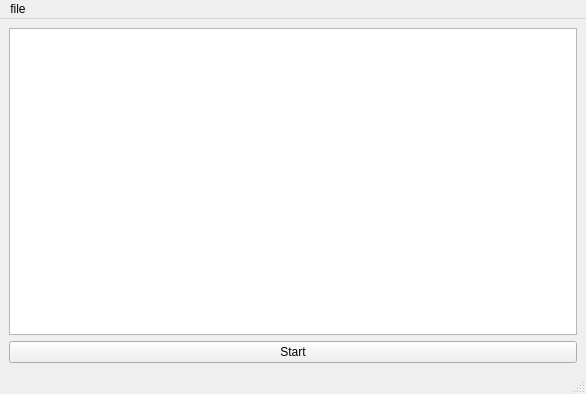
<?xml version="1.0" encoding="UTF-8"?>
<ui version="4.0">
 <class>MainWindow</class>
 <widget class="QMainWindow" name="MainWindow">
  <property name="geometry">
   <rect>
    <x>0</x>
    <y>0</y>
    <width>586</width>
    <height>394</height>
   </rect>
  </property>
  <property name="windowTitle">
   <string>MainWindow</string>
  </property>
  <widget class="QWidget" name="centralwidget">
   <layout class="QGridLayout" name="gridLayout">
    <item row="0" column="0">
     <widget class="QTextEdit" name="textEdit_2"/>
    </item>
    <item row="1" column="0">
     <widget class="QPushButton" name="start">
      <property name="text">
       <string>Start</string>
      </property>
     </widget>
    </item>
   </layout>
  </widget>
  <widget class="QMenuBar" name="menubar">
   <property name="geometry">
    <rect>
     <x>0</x>
     <y>0</y>
     <width>586</width>
     <height>23</height>
    </rect>
   </property>
   <widget class="QMenu" name="menufile">
    <property name="title">
     <string>file</string>
    </property>
   </widget>
   <addaction name="menufile"/>
  </widget>
  <widget class="QStatusBar" name="statusbar"/>
 </widget>
 <resources/>
 <connections/>
</ui>
